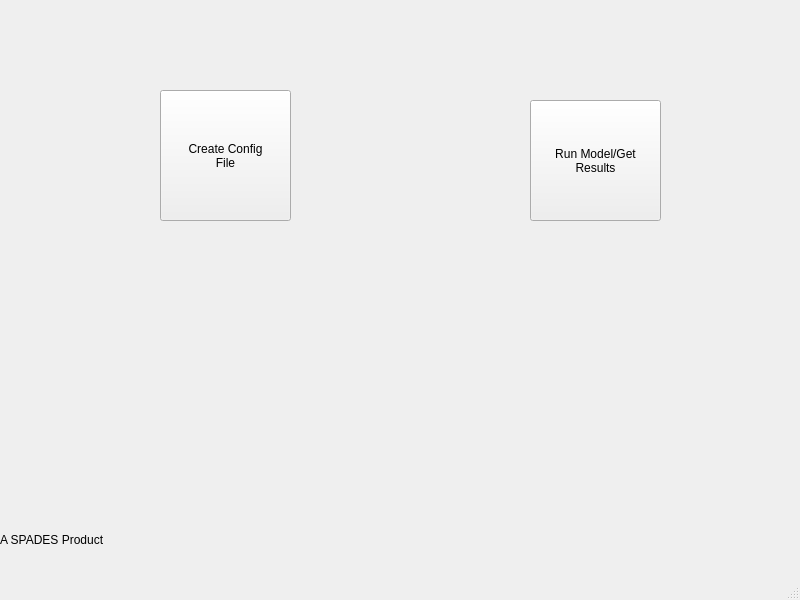
<?xml version="1.0" encoding="UTF-8"?>
<ui version="4.0">
 <class>MainWindow</class>
 <widget class="QMainWindow" name="MainWindow">
  <property name="geometry">
   <rect>
    <x>0</x>
    <y>0</y>
    <width>800</width>
    <height>600</height>
   </rect>
  </property>
  <property name="windowTitle">
   <string>MainWindow</string>
  </property>
  <widget class="QWidget" name="centralwidget">
   <widget class="QLabel" name="label">
    <property name="geometry">
     <rect>
      <x>0</x>
      <y>530</y>
      <width>151</width>
      <height>19</height>
     </rect>
    </property>
    <property name="text">
     <string>A SPADES Product</string>
    </property>
   </widget>
   <widget class="QPushButton" name="config_button">
    <property name="geometry">
     <rect>
      <x>160</x>
      <y>90</y>
      <width>131</width>
      <height>131</height>
     </rect>
    </property>
    <property name="text">
     <string>Create Config
File</string>
    </property>
   </widget>
   <widget class="QPushButton" name="run_button">
    <property name="geometry">
     <rect>
      <x>530</x>
      <y>100</y>
      <width>131</width>
      <height>121</height>
     </rect>
    </property>
    <property name="text">
     <string>Run Model/Get
Results</string>
    </property>
   </widget>
  </widget>
  <widget class="QMenuBar" name="menubar">
   <property name="geometry">
    <rect>
     <x>0</x>
     <y>0</y>
     <width>800</width>
     <height>24</height>
    </rect>
   </property>
  </widget>
  <widget class="QStatusBar" name="statusbar"/>
 </widget>
 <resources/>
 <connections/>
</ui>
